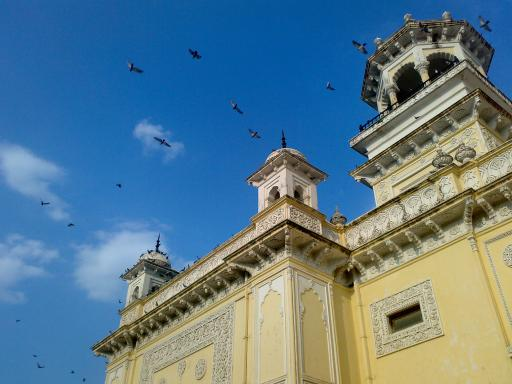
#> input picture CV/home.jpg, 512 x 384 px
$ python draw_shapes.py
#> lines starting #> are read from the running program, lines starting #| are printed output that depends on the picture
import cv2
import numpy as np
img=cv2.imread('home.jpg',1)
#> img is the input picture: shape (384, 512, 3); mean B, G, R 141.2, 123.9, 91.6
#img=np.zeros([512,512,3],np.uint8)

img = cv2.line(img,(0,0),(200,200),(255,0,0),10)
img=cv2.arrowedLine(img,(0,255),(255,255),(0,255,0),8)
img=cv2.rectangle(img,(300,50),(72,300),(123,123,0),10)
img=cv2.circle(img,(400,80),50,(43,189,240),5)
font=cv2.FONT_HERSHEY_TRIPLEX
img=cv2.putText(img,'openCV',(10,400),font,4,(239,49,79),5,cv2.LINE_AA)
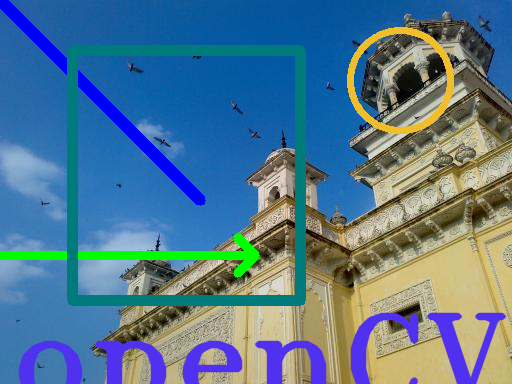
#> img: shape (384, 512, 3); mean B, G, R 143.7, 120.1, 83.8


cv2.imshow("Frame",img)

cv2.waitKey(0)
cv2.destroyAllWindows()
